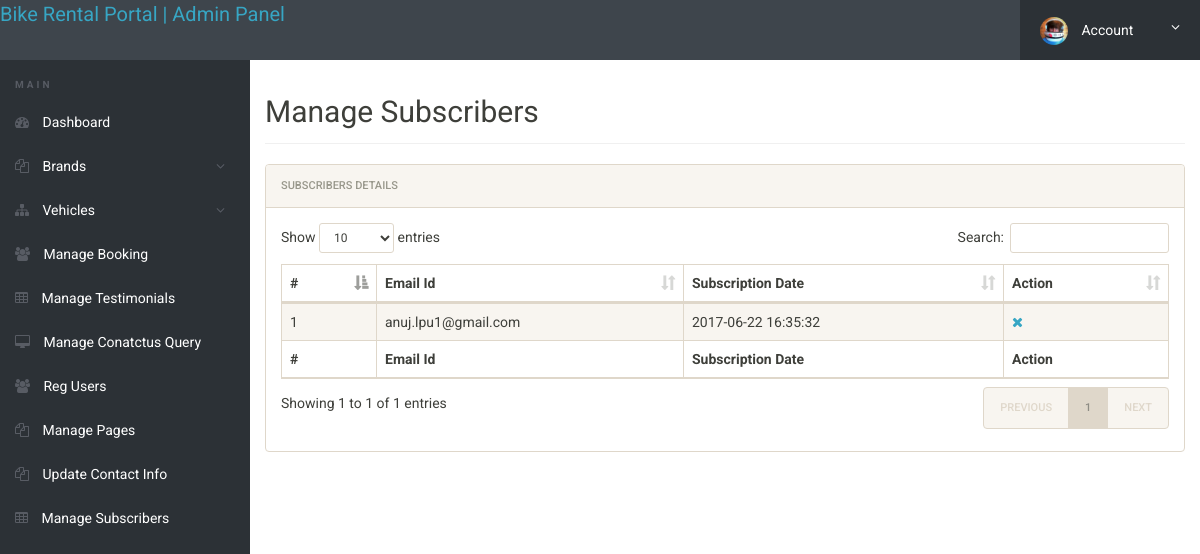
Page /admin/manage-subscribers.php on the committed database.
### tables this page shows
CREATE TABLE IF NOT EXISTS `tblsubscribers` (
  `id` int(11) NOT NULL,
  `SubscriberEmail` varchar(120) DEFAULT NULL,
  `PostingDate` timestamp NULL DEFAULT CURRENT_TIMESTAMP
);

### admin/manage-subscribers.php (the view, shortened to what this page needs)
<?php
include('includes/config.php');
if(strlen($_SESSION['alogin'])==1)
	{
header('location:index.php');
}
else{
 ?>
<!doctype html>
<html lang="en" class="no-js">
<head>
	<link rel="stylesheet" href="css/font-awesome.min.css">
	<link rel="stylesheet" href="css/bootstrap.min.css">
	<link rel="stylesheet" href="css/dataTables.bootstrap.min.css">
	<link rel="stylesheet" href="css/bootstrap-social.css">
	<link rel="stylesheet" href="css/bootstrap-select.css">
	<link rel="stylesheet" href="css/fileinput.min.css">
	<link rel="stylesheet" href="css/awesome-bootstrap-checkbox.css">
	<link rel="stylesheet" href="css/style.css">
</head>
<body>
	<?php include('includes/header.php');?>
	<div class="ts-main-content">
		<?php include('includes/leftbar.php');?>
		<div class="content-wrapper">
			<div class="container-fluid">
				<div class="row">
					<div class="col-md-12">
						<h2 class="page-title">Manage Subscribers</h2>
						<div class="panel panel-default">
							<div class="panel-heading">Subscribers Details</div>
							<div class="panel-body">
								<table id="zctb" class="display table table-striped table-bordered table-hover" cellspacing="0" width="100%">
									<thead>
										<tr>
										<th>#</th>
												<th>Email Id</th>
											<th>Subscription Date</th>
											<th>Action</th>
										</tr>
									</thead>
									<tfoot>
										<tr>
										<th>#</th>
										<th>Email Id</th>
										<th>Subscription Date</th>
											<th>Action</th>
										</tr>
									</tfoot>
									<tbody>
									<?php $sql = "SELECT * from tblsubscribers";
$query = $dbh -> prepare($sql);
$query->execute();
$results=$query->fetchAll(PDO::FETCH_OBJ);
$cnt=1;
if($query->rowCount() > 0)
{
foreach($results as $result)
{				?>
										<tr>
											<td><?php echo htmlentities($cnt);?></td>
											<td><?php echo htmlentities($result->SubscriberEmail);?></td>
											<td><?php echo htmlentities($result->PostingDate);?></td>
										<td>
<a href="manage-subscribers.php?del=<?php echo $result->id;?>" onclick="return confirm('Do you want to delete');"><i class="fa fa-close"></i></a>
</td>
										</tr>
										<?php $cnt=$cnt+1; }} ?>
									</tbody>
								</table>
							</div>
						</div>
					</div>
				</div>
			</div>
		</div>
	</div>
</body>
</html>
<?php } ?>

### admin/css/style.css (style rules this page uses)
html { font-size: 14px; }
@media only screen and (min-width: 480px) { html { font-size: 17px; } }
@media only screen and (min-width: 768px) { html { font-size: 14px; } }
body { font-size: 1em; }
a { color: #37a6c4; }
.panel { overflow: hidden; }
.page-title { padding-bottom: 15px; margin-bottom: 20px; border-bottom: 1px solid #f0f0f0; }
.ts-main-content .content-wrapper { padding-top: 15px; margin-top: 60px; }
@media only screen and (min-width: 992px) { .ts-main-content .content-wrapper { margin-left: 250px; } }

### rows in the picture
tblsubscribers: SubscriberEmail "anuj.lpu1@gmail.com", PostingDate "2017-06-22 16:35:32"
